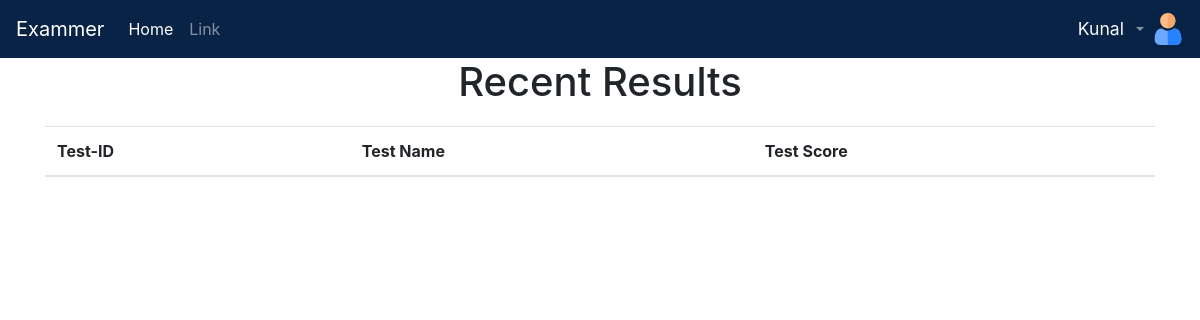
Before: /results (signed in) with the older database file.
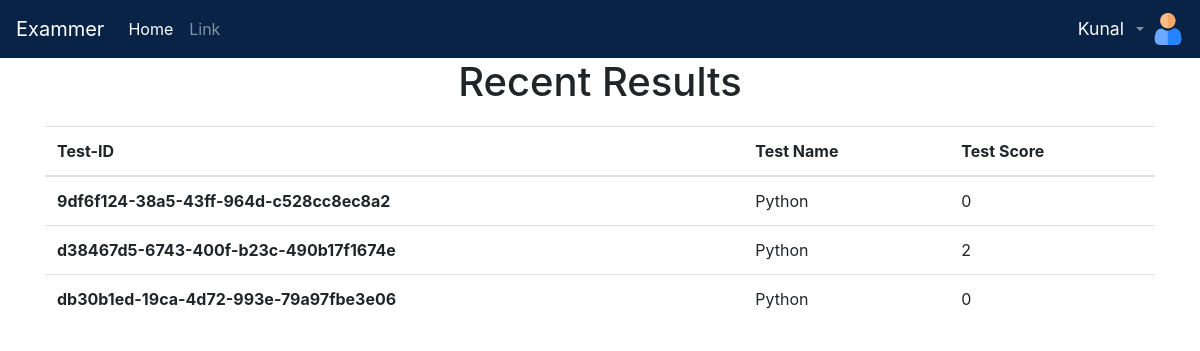
After: the same page with the newer database file.
### quizapp/models.py (models this page shows, shortened)
class Student(models.Model):
    external_id = models.UUIDField(default=uuid.uuid4, editable=False, unique=True)
    user = models.ForeignKey(User, on_delete=models.DO_NOTHING)
    test = models.ForeignKey(Test, on_delete=models.DO_NOTHING)
    score = models.CharField(max_length=3)
    completed = models.BooleanField(default=False)
    remaining_time = models.CharField(default="", max_length=3)

class Test(models.Model):
    external_id = models.UUIDField(default=uuid.uuid4, editable=False, unique=True)
    category = models.CharField(max_length=200)
    description = models.CharField(max_length=200)
    active = models.BooleanField(default=True)
    test_time = models.CharField(max_length=3, default=None)
    def __str__(self):
        return self.category

### quizapp/views.py (the view)
# urls.py: path('results',views.results,name='results'),
@login_required(login_url='login_page')
def results(request):
    username = request.user
    user = User.objects.get(username=username)
    tests = Student.objects.filter(user=user)
    context = {"responses": tests}
    return render(request, 'results.html', context)

### quizapp/templates/results.html (shortened to what this page needs)
{% load static %}
<!doctype html>
<html lang="en">
<head>
    <link rel="stylesheet" href="https://stackpath.bootstrapcdn.com/bootstrap/4.3.1/css/bootstrap.min.css"
>
</head>
<body>
    {% include "quizapp/header.html" %}
    <center><h1>Recent Results</h1></center>
    <div class="container" style="margin-top: 20px;">
        <table class="table">
            <thead>
              <tr>
                <th scope="col">Test-ID</th>
                <th scope="col">Test Name</th>
                <th scope="col">Test Score</th>
              </tr>
            </thead>
            <tbody>
                {% for response in responses %}
              <tr>
                <th scope="row">{{response.external_id}}</th>
                <td>{{response.test}}</td>
                <td>{{response.score}}</td>
              </tr>
              {% endfor %}
            </tbody>
          </table>
    </div>
</body>
</html>

### quizapp/templates/quizapp/header.html (shortened to what this page needs)
{% load static %}
    <nav class="navbar navbar-expand-lg navbar-dark" style="background: #092346;">
        <a class="navbar-brand" href=""> Exammer</a>
        <div class="collapse navbar-collapse" id="navbarTogglerDemo03">
            <ul class="navbar-nav mr-auto mt-2 mt-lg-0">
                <li class="nav-item active">
                    <a class="nav-link" href="{%url 'home'%}">Home </a>
                </li>
                <li class="nav-item">
                    <a class="nav-link" href="#">Link</a>
                </li>
            </ul>
            {% if user.is_authenticated %}
            <ul class="navbar-nav ">
                <li class="nav-item dropdown">
                    <a href="#" class="nav-link dropdown-toggle" id="navbarDropdown" role="button"
                        data-toggle="dropdown"> <span class="text-light m-2" style="font-size: 1.1rem;"> {{request.user |title}}</span></a>
                </li>
                <img src="{%static 'images/userprofile.png' %}" alt="" style="height:80%; width: 80%;" class="my-auto">
            </ul>
            {% else %}
            <button type="button" class="btn btn-primary"><a class="text-white"
                    href="{%url 'register_page'%}">Signup</a></button>
            <button type="button" class="btn btn-success m-2"><a class="text-white"
                    href="{%url 'login_page'%}">Login</a></button>
            {% endif %}
        </div>
    </nav>

Changed rows visible on the page:
added Student: external_id "9df6f124-38a5-43ff-964d-c528cc8ec8a2", test "Python", score "0"
added Student: external_id "d38467d5-6743-400f-b23c-490b17f1674e", test "Python", score "2"
added Student: external_id "db30b1ed-19ca-4d72-993e-79a97fbe3e06", test "Python", score "0"
